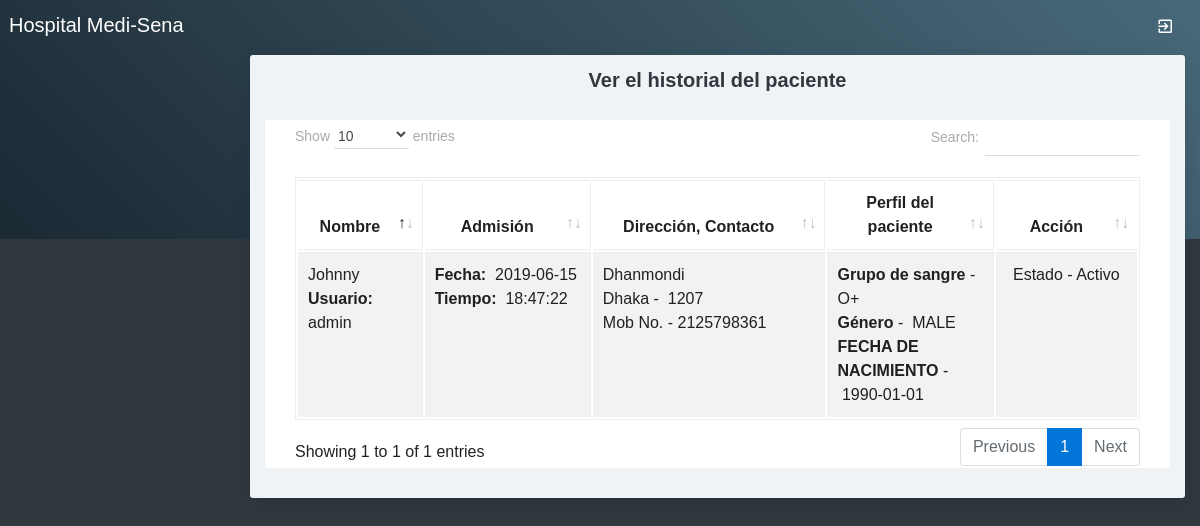
The page /viewpatient.php on the database its author committed.
### tables this page shows
CREATE TABLE `patient` (
  `patientid` int(10) NOT NULL,
  `patientname` varchar(50) NOT NULL,
  `admissiondate` date NOT NULL,
  `admissiontime` time NOT NULL,
  `address` varchar(250) NOT NULL,
  `mobileno` varchar(15) NOT NULL,
  `city` varchar(25) NOT NULL,
  `pincode` varchar(20) NOT NULL,
  `loginid` varchar(50) NOT NULL,
  `password` varchar(25) NOT NULL,
  `bloodgroup` varchar(20) NOT NULL,
  `gender` varchar(10) NOT NULL,
  `dob` date NOT NULL,
  `status` varchar(10) NOT NULL
);

### viewpatient.php (the view, shortened to what this page needs)
<?php
include("adformheader.php");
include("dbconnection.php");
?>
<div class="container-fluid">
  <div class="block-header">
    <h2 class="text-center">Ver el historial del paciente</h2>
  </div>
  <div class="card">
    <section class="container">
      <table class="table table-bordered table-striped table-hover js-basic-example dataTable">
        <thead>
          <tr>
            <th width="15%" height="36">
              <div align="center">Nombre</div>
            </th>
            <th width="20%">
              <div align="center">Admisión</div>
            </th>
            <th width="28%">
              <div align="center">Dirección, Contacto</div>
            </th>
            <th width="20%">
              <div align="center">Perfil del paciente</div>
            </th>
            <th width="17%">
              <div align="center">Acción</div>
            </th>
          </tr>
        </thead>
        <tbody>
          <?php
          $sql = "SELECT * FROM patient";
          $qsql = mysqli_query($con, $sql);
          while ($rs = mysqli_fetch_array($qsql)) {
            echo "<tr>
        <td>$rs[patientname]<br>
        <strong>Usuario:</strong> $rs[loginid] </td>
        <td>
        <strong>Fecha:</strong> &nbsp;$rs[admissiondate]<br>
        <strong>Tiempo:</strong> &nbsp;$rs[admissiontime]</td>
        <td>$rs[address]<br>$rs[city] -  &nbsp;$rs[pincode]<br>
        Mob No. - $rs[mobileno]</td>
        <td><strong>Grupo de sangre</strong> - $rs[bloodgroup]<br>
        <strong>Género</strong> - &nbsp;$rs[gender]<br>
        <strong>FECHA DE NACIMIENTO</strong> - &nbsp;$rs[dob]</td>
        <td align='center'>Estado - $rs[status] <br>";
            echo "</td></tr>";
          }
          ?>
        </tbody>
      </table>
    </section>
  </div>
</div>
<?php
include("adformfooter.php");
?>

### rows shown on the page
patient: patientname "Johnny", loginid "admin", admissiondate "2019-06-15", admissiontime "18:47:22", address "Dhanmondi", city "Dhaka", pincode "1207", mobileno "2125798361", bloodgroup "O+", gender "MALE", dob "1990-01-01", status "Activo"
